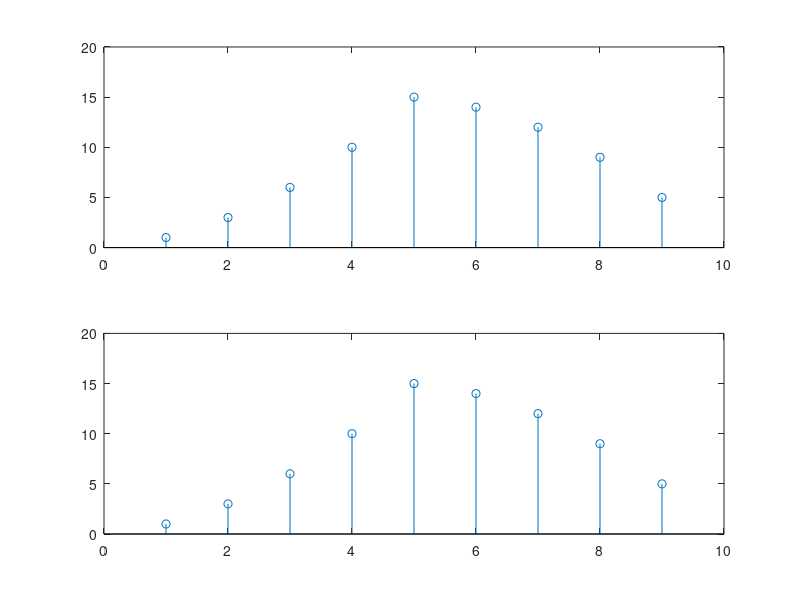

Write the MATLAB code that produced this figure. (Note: this script raises an error after producing the figure.)
% a.	Verify that the system y[n] = sin ((π/2)x[n]) is not linear. Use signal x1[n] = δ[n] and x2[n] = 2δ[n] to demonstrate if the system violates linearity
n=-10:10;%for setting the range
x1 = (n==0);%defining impulse function
x2=2.*x1;
y1 = sin ((pi/2).*x1); 
y2 = sin ((pi/2).*x2);
x3=2.*x1+3.*x2;%adding input signal and multiplying with random constants
y3 = sin ((pi/2).*x3);
y4=2.*y1+3.*y2;%adding output signal and multiplying with with random constants
subplot(2,2,1)
stem(n,y1)%stem is used for plotting discrete functions
title('graph of sin ((pi/2)*x1)'),xlabel('n'),ylabel('y1')
subplot(2,2,2)
stem(n,y2)
title('graph of sin ((pi/2)*x2)'),xlabel('n'),ylabel('y2')
subplot(2,2,3)
stem(n,y3)
title('graph of sin ((pi/2)*x3)'),xlabel('n'),ylabel('y3')
subplot(2,2,4)
stem(n,y4)
title('graph of y4'),xlabel('n'),ylabel('y4')
% 
% b.	Verify if the following system y[n] = x[n] + x[n+1] is not causal. Use the signal x[n]=u[n] to deomstrate this. Define vectors x and y to represent the input on the interval -5 ≤ n ≤ 9 and output on the interval -5 ≤ n ≤ 8
% 
n=-5:1:9;
x1=[zeros(1,5),ones(1,10)]; %unit step function x[n]
x2=[zeros(1,4),ones(1,11)]; %unit step function x[n+1]
x3=x1+x2; %adding both function to get y[n] = x[n] + x[n+1] 
subplot(3,1,1)
stem(n,x1)
title('Grapgh of x[n]')
xlim([-5,9])
subplot(3,1,2)
stem(n,x2)
title('Grapgh of x[n+1]')
xlim([-5,9])
subplot(3,1,3)
stem(n,x3)
title('Grapgh of y[n]')
xlim([-5,8])
% c.	Verify if the following system y[n] = x[2n] is time variant or invariant? Use a signal of your choice
% 

n=-5:1:9;
x=[zeros(1,5),ones(1,10)]%given unit step signal x[n]
y1=[2.*n];
y2=[2.*n+4]; %shifted input signal by four units
y3=[2.*(n+4)]; %shifted output signal by four units
 
subplot(3,1,1)
stem(y1,x)
title('x[n]')
 
 
subplot(3,1,2)
stem(y2,x)
title('Shifted input signal')
 
subplot(3,1,3)
stem(y3,x)
title('Shifted output signal ')
%  
% d.	Given the signals x[n] = [1 2 3 4 5] and y[n] = [1 1 1 1 1], verify using ‘conv or convn’ function that commutative property holds. 
% 
x = [1 2 3 4 5];
y = [1 1 1 1 1];
conv1=conv(x,y);
conv2=conv(y,x);
subplot(2,1,1)
stem(conv1)
subplot(2,1,2)
stem(conv2)
% e.	Assume a 2-D signal (i.e., some image). Load image and assume it to be signal x. Next assume that instead of having a 2-D filter you have two one D filters h1[n] =[0.25 0.5 0.25] and h2[n]=[0.25;0.5;0.25]. Assume that the convolution (h1[n]* h2[n]) = h3[n] = [0.0625 0.125 0.0625; 0.125 0.25 0.125; 0.0625 0.125 0.0625].  Using this information and output at each stage verify that Associative property holds.
% Image used for convolution:
x=imread('C:\Users\Asim Hussain\Desktop\images.png');%Loading image from desktop
h1=[0.25 0.5 0.25];
h2=[0.25;0.5;0.25];
h5=convn(h1,h2);%Covolving Given Signals
h6=convn(x,h1);%Covolving Given Signal h1 with image
h7=convn(h2,h6);%Covolving Given Signal h2 with result of convolution of image and h1
h8=convn(h5,x);%Covolving Image with result of convolution of h2 and h1
subplot(2,2,1)
imshow(h7)
title('(x[n]*h1[n])*h2[n]')
subplot(2,2,2)
imshow(h8)
title('x[n]*(h1[n]*h2[n])')
if(h7==h8)
    disp('Associative Law holds' )
end





















